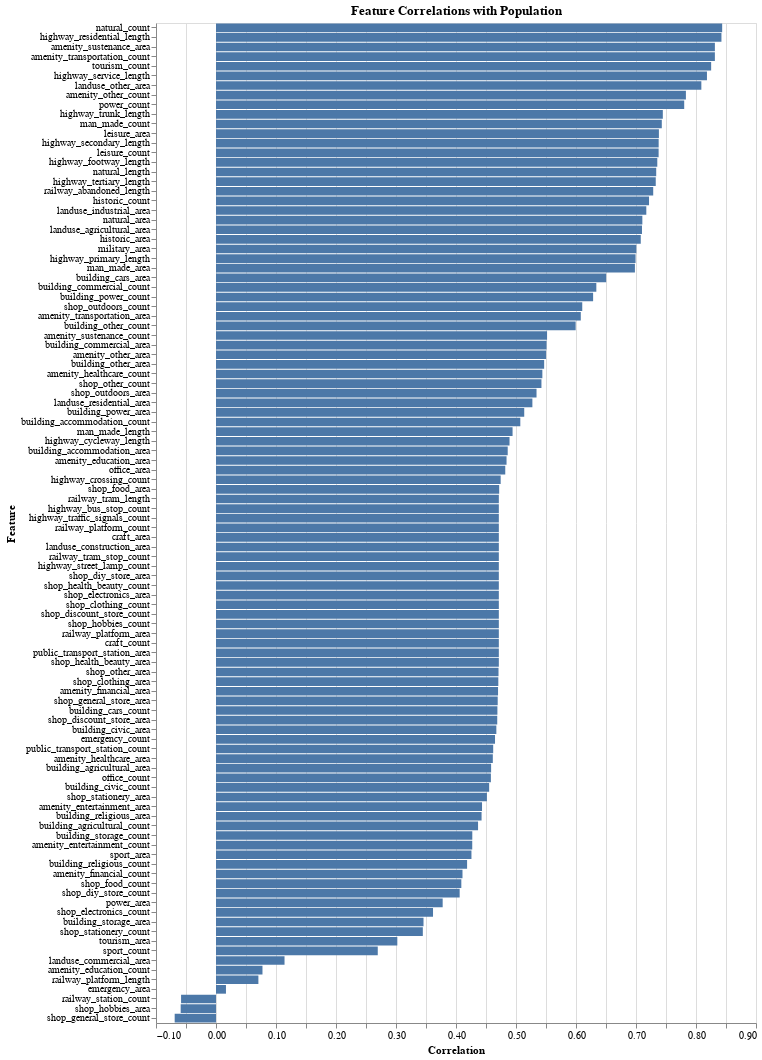

The cell this chart's notebook holds for it:
### Code cell
# Create the chart
chart = alt.Chart(correlations_df).mark_bar().encode(
    x=alt.X("Correlation:Q"),
    y=alt.Y("Feature:N", sort="-x"),
    tooltip=["Feature", "Correlation"]
).properties(
    width=600,
    height=min(30 * len(correlations_df), 1000),  # Dynamic height
    title="Feature Correlations with Population"
)

chart.display()

### Figure 1 — Vega-Lite specification as saved in the notebook (floating-point values rounded to 4 significant figures)
{"config": {"view": {"continuousWidth": 300, "continuousHeight": 300}}, "data": {"name": "data-edd41326d273d256c3377dce5f680530"}, "mark": {"type": "bar"}, "encoding": {"tooltip": [{"field": "Feature", "type": "nominal"}, {"field": "Correlation", "type": "quantitative"}], "x": {"field": "Correlation", "type": "quantitative"}, "y": {"field": "Feature", "sort": "-x", "type": "nominal"}}, "height": 1000, "title": "Feature Correlations with Population", "width": 600, "$schema": "https://vega.github.io/schema/vega-lite/v5.20.1.json", "datasets": {"data-edd41326d273d256c3377dce5f680530": [{"Feature": "natural_count", "Correlation": 0.8436}, {"Feature": "highway_residential_length", "Correlation": 0.8424}, {"Feature": "amenity_sustenance_area", "Correlation": 0.8315}, {"Feature": "amenity_transportation_count", "Correlation": 0.8315}, {"Feature": "tourism_count", "Correlation": 0.8252}, {"Feature": "highway_service_length", "Correlation": 0.8183}, {"Feature": "landuse_other_area", "Correlation": 0.8089}, {"Feature": "amenity_other_count", "Correlation": 0.7832}, {"Feature": "power_count", "Correlation": 0.7803}, {"Feature": "highway_trunk_length", "Correlation": 0.7447}, {"Feature": "man_made_count", "Correlation": 0.743}, {"Feature": "leisure_area", "Correlation": 0.7382}, {"Feature": "highway_secondary_length", "Correlation": 0.7378}, {"Feature": "leisure_count", "Correlation": 0.7377}, {"Feature": "highway_footway_length", "Correlation": 0.7355}, {"Feature": "natural_length", "Correlation": 0.7337}, {"Feature": "highway_tertiary_length", "Correlation": 0.7329}, {"Feature": "railway_abandoned_length", "Correlation": 0.7287}, {"Feature": "historic_count", "Correlation": 0.7217}, {"Feature": "landuse_industrial_area", "Correlation": 0.7172}, {"Feature": "natural_area", "Correlation": 0.7106}, {"Feature": "landuse_agricultural_area", "Correlation": 0.71}, {"Feature": "historic_area", "Correlation": 0.7079}, {"Feature": "military_area", "Correlation": 0.7006}, {"Feature": "highway_primary_length", "Correlation": 0.6993}, {"Feature": "man_made_area", "Correlation": 0.6982}, {"Feature": "building_cars_area", "Correlation": 0.6503}, {"Feature": "building_commercial_count", "Correlation": 0.6339}, {"Feature": "building_power_count", "Correlation": 0.6285}, {"Feature": "shop_outdoors_count", "Correlation": 0.6104}, {"Feature": "amenity_transportation_area", "Correlation": 0.608}, {"Feature": "building_other_count", "Correlation": 0.5994}, {"Feature": "amenity_sustenance_count", "Correlation": 0.5518}, {"Feature": "building_commercial_area", "Correlation": 0.5509}, {"Feature": "amenity_other_area", "Correlation": 0.5502}, {"Feature": "building_other_area", "Correlation": 0.5469}, {"Feature": "amenity_healthcare_count", "Correlation": 0.5439}, {"Feature": "shop_other_count", "Correlation": 0.5424}, {"Feature": "shop_outdoors_area", "Correlation": 0.5342}, {"Feature": "landuse_residential_area", "Correlation": 0.5273}, {"Feature": "building_power_area", "Correlation": 0.5137}, {"Feature": "building_accommodation_count", "Correlation": 0.5072}, {"Feature": "man_made_length", "Correlation": 0.4943}, {"Feature": "highway_cycleway_length", "Correlation": 0.4892}, {"Feature": "building_accommodation_area", "Correlation": 0.4862}, {"Feature": "amenity_education_area", "Correlation": 0.4842}, {"Feature": "office_area", "Correlation": 0.4821}, {"Feature": "highway_crossing_count", "Correlation": 0.4745}, {"Feature": "shop_food_area", "Correlation": 0.472}, {"Feature": "railway_tram_length", "Correlation": 0.4714}, {"Feature": "highway_bus_stop_count", "Correlation": 0.4714}, {"Feature": "highway_traffic_signals_count", "Correlation": 0.4714}, {"Feature": "railway_platform_count", "Correlation": 0.4714}, {"Feature": "craft_area", "Correlation": 0.4714}, {"Feature": "landuse_construction_area", "Correlation": 0.4714}, {"Feature": "railway_tram_stop_count", "Correlation": 0.4714}, {"Feature": "highway_street_lamp_count", "Correlation": 0.4714}, {"Feature": "shop_diy_store_area", "Correlation": 0.4714}, {"Feature": "shop_health_beauty_count", "Correlation": 0.4714}, {"Feature": "shop_electronics_area", "Correlation": 0.4714}, {"Feature": "shop_clothing_count", "Correlation": 0.4714}, {"Feature": "shop_discount_store_count", "Correlation": 0.4714}, {"Feature": "shop_hobbies_count", "Correlation": 0.4714}, {"Feature": "railway_platform_area", "Correlation": 0.4714}, {"Feature": "craft_count", "Correlation": 0.4714}, {"Feature": "public_transport_station_area", "Correlation": 0.4714}, {"Feature": "shop_health_beauty_area", "Correlation": 0.4714}, {"Feature": "shop_other_area", "Correlation": 0.4709}, {"Feature": "shop_clothing_area", "Correlation": 0.4705}, {"Feature": "amenity_financial_area", "Correlation": 0.4701}, {"Feature": "shop_general_store_area", "Correlation": 0.4695}, {"Feature": "building_cars_count", "Correlation": 0.469}, {"Feature": "shop_discount_store_area", "Correlation": 0.4687}, {"Feature": "building_civic_area", "Correlation": 0.4672}, {"Feature": "emergency_count", "Correlation": 0.465}, {"Feature": "public_transport_station_count", "Correlation": 0.462}, {"Feature": "amenity_healthcare_area", "Correlation": 0.4614}, {"Feature": "building_agricultural_area", "Correlation": 0.4585}, {"Feature": "office_count", "Correlation": 0.4582}, {"Feature": "building_civic_count", "Correlation": 0.4553}, {"Feature": "shop_stationery_area", "Correlation": 0.4515}, {"Feature": "amenity_entertainment_area", "Correlation": 0.4434}, {"Feature": "building_religious_area", "Correlation": 0.4426}, {"Feature": "building_agricultural_count", "Correlation": 0.4368}, {"Feature": "building_storage_count", "Correlation": 0.4272}, {"Feature": "amenity_entertainment_count", "Correlation": 0.4271}, {"Feature": "sport_area", "Correlation": 0.4258}, {"Feature": "building_religious_count", "Correlation": 0.4185}, {"Feature": "amenity_financial_count", "Correlation": 0.4108}, {"Feature": "shop_food_count", "Correlation": 0.4089}, {"Feature": "shop_diy_store_count", "Correlation": 0.4061}, {"Feature": "power_area", "Correlation": 0.3778}, {"Feature": "shop_electronics_count", "Correlation": 0.3617}, {"Feature": "building_storage_area", "Correlation": 0.3459}, {"Feature": "shop_stationery_count", "Correlation": 0.3447}, {"Feature": "tourism_area", "Correlation": 0.3022}, {"Feature": "sport_count", "Correlation": 0.2696}, {"Feature": "landuse_commercial_area", "Correlation": 0.1142}, {"Feature": "amenity_education_count", "Correlation": 0.07746}, {"Feature": "railway_platform_length", "Correlation": 0.07065}, {"Feature": "emergency_area", "Correlation": 0.0166}, {"Feature": "railway_station_count", "Correlation": -0.05821}, {"Feature": "shop_hobbies_area", "Correlation": -0.05885}, {"Feature": "shop_general_store_count", "Correlation": -0.06886}]}}
